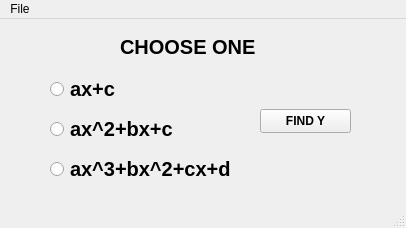
<?xml version="1.0" encoding="UTF-8"?>
<ui version="4.0">
 <class>Equation</class>
 <widget class="QMainWindow" name="Equation">
  <property name="geometry">
   <rect>
    <x>0</x>
    <y>0</y>
    <width>406</width>
    <height>228</height>
   </rect>
  </property>
  <property name="windowTitle">
   <string>Equation</string>
  </property>
  <widget class="QWidget" name="centralwidget">
   <widget class="QPushButton" name="pushButton">
    <property name="geometry">
     <rect>
      <x>260</x>
      <y>90</y>
      <width>91</width>
      <height>24</height>
     </rect>
    </property>
    <property name="font">
     <font>
      <family>MS Sans Serif</family>
      <bold>true</bold>
     </font>
    </property>
    <property name="text">
     <string>FIND Y</string>
    </property>
   </widget>
   <widget class="QRadioButton" name="radioButton">
    <property name="geometry">
     <rect>
      <x>50</x>
      <y>60</y>
      <width>89</width>
      <height>20</height>
     </rect>
    </property>
    <property name="font">
     <font>
      <family>MS Sans Serif</family>
      <pointsize>15</pointsize>
      <bold>true</bold>
     </font>
    </property>
    <property name="text">
     <string>ax+c</string>
    </property>
   </widget>
   <widget class="QRadioButton" name="radioButton_2">
    <property name="geometry">
     <rect>
      <x>50</x>
      <y>100</y>
      <width>141</width>
      <height>20</height>
     </rect>
    </property>
    <property name="font">
     <font>
      <family>MS Sans Serif</family>
      <pointsize>15</pointsize>
      <bold>true</bold>
     </font>
    </property>
    <property name="text">
     <string>aх^2+bx+c</string>
    </property>
   </widget>
   <widget class="QRadioButton" name="radioButton_3">
    <property name="geometry">
     <rect>
      <x>50</x>
      <y>140</y>
      <width>191</width>
      <height>20</height>
     </rect>
    </property>
    <property name="font">
     <font>
      <family>MS Sans Serif</family>
      <pointsize>15</pointsize>
      <bold>true</bold>
     </font>
    </property>
    <property name="text">
     <string>aх^3+bx^2+cx+d</string>
    </property>
   </widget>
   <widget class="QLabel" name="label">
    <property name="geometry">
     <rect>
      <x>120</x>
      <y>20</y>
      <width>151</width>
      <height>16</height>
     </rect>
    </property>
    <property name="font">
     <font>
      <family>MS Sans Serif</family>
      <pointsize>15</pointsize>
      <bold>true</bold>
     </font>
    </property>
    <property name="text">
     <string>CHOOSE ONE</string>
    </property>
   </widget>
  </widget>
  <widget class="QMenuBar" name="menubar">
   <property name="geometry">
    <rect>
     <x>0</x>
     <y>0</y>
     <width>406</width>
     <height>22</height>
    </rect>
   </property>
   <widget class="QMenu" name="menu">
    <property name="title">
     <string>File</string>
    </property>
    <addaction name="separator"/>
    <addaction name="actionExit"/>
   </widget>
   <addaction name="menu"/>
  </widget>
  <widget class="QStatusBar" name="statusbar"/>
  <action name="actionRun">
   <property name="text">
    <string>Save</string>
   </property>
  </action>
  <action name="actionExit">
   <property name="text">
    <string>Exit</string>
   </property>
  </action>
 </widget>
 <resources/>
 <connections/>
</ui>
